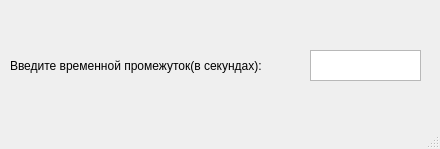
<?xml version="1.0" encoding="UTF-8"?>
<ui version="4.0">
 <class>MainWindow</class>
 <widget class="QMainWindow" name="MainWindow">
  <property name="geometry">
   <rect>
    <x>0</x>
    <y>0</y>
    <width>440</width>
    <height>149</height>
   </rect>
  </property>
  <property name="minimumSize">
   <size>
    <width>440</width>
    <height>149</height>
   </size>
  </property>
  <property name="maximumSize">
   <size>
    <width>440</width>
    <height>149</height>
   </size>
  </property>
  <property name="windowTitle">
   <string>MainWindow</string>
  </property>
  <widget class="QWidget" name="centralwidget">
   <widget class="QWidget" name="horizontalLayoutWidget">
    <property name="geometry">
     <rect>
      <x>10</x>
      <y>10</y>
      <width>421</width>
      <height>111</height>
     </rect>
    </property>
    <layout class="QHBoxLayout" name="horizontalLayout">
     <property name="rightMargin">
      <number>10</number>
     </property>
     <item>
      <widget class="QLabel" name="label">
       <property name="text">
        <string>Введите временной промежуток(в секундах):</string>
       </property>
      </widget>
     </item>
     <item>
      <widget class="QTextBrowser" name="textBrowser">
       <property name="minimumSize">
        <size>
         <width>111</width>
         <height>31</height>
        </size>
       </property>
       <property name="maximumSize">
        <size>
         <width>111</width>
         <height>31</height>
        </size>
       </property>
      </widget>
     </item>
    </layout>
   </widget>
  </widget>
  <widget class="QStatusBar" name="statusbar"/>
 </widget>
 <resources/>
 <connections/>
</ui>
